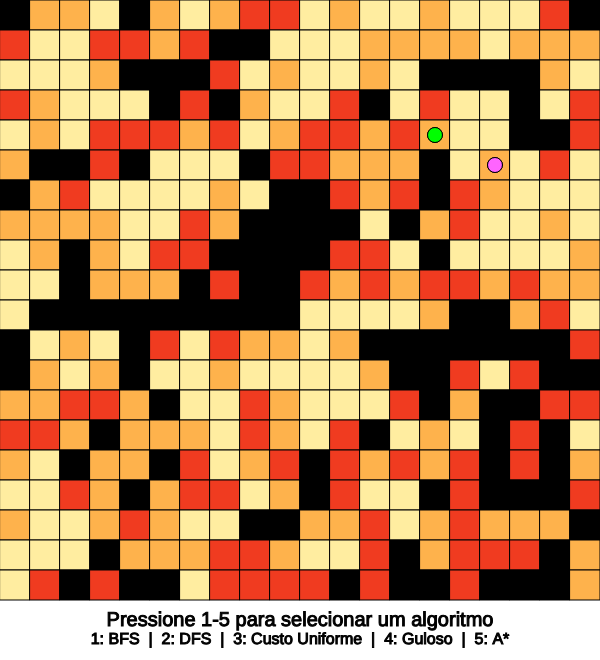
Frame 1 (no input)
Frame 60 (no input): identical to frame 1, image omitted
Frame 120 (the mouse pressed at the canvas centre since frame 60): identical to frame 1, image omitted

The p5.js sketch that drew this single still picture (run headless with seeded random() and noise() and a simulated clock; from frame 60 on, the mouse is pressed at the canvas centre):

// p5.js sketch
// ── sketch.js
let grid = [];
let rows = 20;
let cols = 20;
let cellSize = 30;

let agent, food;

let bfsRunning = false;
let dfsRunning = false;
let uniformeRunning = false;
let gulosoRunning = false;
let astarRunning = false;

let moveAgentActive = false;
let moveInterval;

let bfsPath = [];
let dfsPath = [];
let uniformePath = [];
let gulosoPath = [];
let astarPath = [];

let bfsVisited = [];
let visitedDFS = [];
let uniformeVisited = [];
let gulosoVisited = [];
let astarVisited = [];

let neighbours = [];

// let colors = {
//   bfs: { visited: [0,0,255, 30], path: [0, 0, 255] }, // Azul claro e amarelo
//   dfs: { visited: [255, 182, 193, 150], path: [255, 56, 152] }, // Rosa claro e ciano
//   uniforme: { visited: [144, 238, 144, 150], path: [34, 139, 34] }, // Verde claro e verde escuro
//   guloso: { visited: [255, 255, 150, 180], path: [255, 223, 0] }, // Amarelo claro e amarelo forte
//   astar: { visited: [128, 0, 128, 80], path: [75, 0, 130] }, // Roxo claro e índigo
// };

let colors = {
  expansion: [0,0,255,60],
  neighbours: [0,0,255,160],
  path: {low: [194,230,153], medium: [120,198,121], high: [35,132,67]},
  expStroke: [],
  neiStroke: []
};

let currentAlgorithm = ""; // Rastreamento do algoritmo em execução

function setup() {
  createCanvas(cols * cellSize, rows * cellSize + 60); // Adiciona espaço extra abaixo do grid
  generateGrid();
  placeAgentAndFood();
}

function draw() {
  background(255);
  drawGrid();
  drawVisited();
  drawPath();
  
  fill(0);
  textSize(20);
  textAlign(CENTER, CENTER);
  
  text(
    currentAlgorithm ? "Algoritmo: " + currentAlgorithm.toUpperCase() : "Pressione 1-5 para selecionar um algoritmo",
    width / 2,
    rows * cellSize + 20 // Posiciona logo abaixo do grid
  );

  textSize(16);
  text(
    "1: BFS  |  2: DFS  |  3: Custo Uniforme  |  4: Guloso  |  5: A*",
    width / 2,
    rows * cellSize + 40 // Linha extra para legenda
  );
}


function keyPressed() {
  if (key === '1') {
    resetSearch();
    bfsRunning = true;
    currentAlgorithm = "bfs";
    bfs(agent, food);
  } else if (key === '2') {
    resetSearch();
    dfsRunning = true;
    currentAlgorithm = "dfs";
    dfs(agent, food);
  } else if (key === '3') {
    resetSearch();
    uniformeRunning = true;
    currentAlgorithm = "uniforme";
    uniforme(agent, food);
  } else if (key === '4') {
    resetSearch();
    gulosoRunning = true;
    currentAlgorithm = "guloso";
    guloso(agent, food);
  } else if (key === '5') {
    resetSearch();
    astarRunning = true;
    currentAlgorithm = "astar";
    astar(agent, food);
  }
}

function resetSearch() {
  bfsPath = [];
  dfsPath = [];
  uniformePath = [];
  gulosoPath = [];
  astarPath = [];

  bfsVisited = [];
  visitedDFS = [];
  uniformeVisited = [];
  gulosoVisited = [];
  astarVisited = [];
  
  neighbours = []

  let bfsRunning = false;
  let dfsRunning = false;
  let uniformeRunning = false;
  let gulosoRunning = false;
  let astarRunning = false;
  
  moveAgentActive = false;
  currentAlgorithm = "";

  if (moveInterval) {
    clearInterval(moveInterval);
  }
}

// function generateGrid() {
//   grid = [];
//   for (let i = 0; i < rows; i++) {
//     let row = [];
//     for (let j = 0; j < cols; j++) {
//       let type = random([1, 3, 5, Infinity]);
//       row.push(type);
//     }
//     grid.push(row);
//   }
// }

function generateGrid() {
  grid = [];
  let noiseScale = 0.5; // Ajuste para controlar a granularidade

  for (let i = 0; i < rows; i++) {
    let row = [];
    for (let j = 0; j < cols; j++) {
      let noiseValue = noise(j * noiseScale, i * noiseScale);
      
      if (noiseValue < 0.39) row.push(1); // Custo Baixo
      else if (noiseValue < 0.48) row.push(3); // Custo Médio
      else if (noiseValue < 0.57) row.push(5); // Custo Alto
      else row.push(Infinity); // Obstáculo
    }
    grid.push(row);
  }
}


function placeAgentAndFood() {
  let agentPlaced = false;
  let foodPlaced = false;

  while (!agentPlaced) {
    let x = floor(random(cols));
    let y = floor(random(rows));
    if (grid[y][x] !== Infinity) {
      agent = { x, y };
      agentPlaced = true;
    }
  }

  while (!foodPlaced) {
    let x = floor(random(cols));
    let y = floor(random(rows));
    if (grid[y][x] !== Infinity && (x !== agent.x || y !== agent.y)) {
      food = { x, y };
      foodPlaced = true;
    }
  }
}

function drawGrid() {
  for (let i = 0; i < rows; i++) {
    for (let j = 0; j < cols; j++) {
      let x = j * cellSize;
      let y = i * cellSize;

      if (grid[i][j] === Infinity) fill(0); // Obstáculo
      else if (grid[i][j] === 1) fill(255,237,160); // Custo Baixo
      else if (grid[i][j] === 3) fill(254,178,76); // Custo Médio
      else if (grid[i][j] === 5) fill(240,59,32); // Custo Alto
      rect(x, y, cellSize, cellSize);
    }
  }

  // agente
  printAgent();

  // comida
  printFood();
}

function printAgent() {
  fill(0, 255, 0);
  ellipse(agent.x * cellSize + cellSize / 2, agent.y * cellSize + cellSize / 2, cellSize / 2);
}

function printFood() {
  fill(255, 100, 255);
  ellipse(food.x * cellSize + cellSize / 2, food.y * cellSize + cellSize / 2, cellSize / 2);
}

function drawVisited() {
  let mode = "";
  stroke(0); // Mantém a stroke preta padrão do grid
  strokeWeight(1);
  
  if (currentAlgorithm === "bfs") {
    mode = "BFS";
    for (let nei of neighbours) {
      if (bfsVisited.includes(nei)) {
        fill(...colors.expansion);
        stroke(0, 255, 0); // Borda verde para nós expandidos
        strokeWeight(2);
      } else {
        fill(colors.neighbours);
        stroke(255); // Borda branca para a fronteira
        strokeWeight(2);
      }
      rect(nei.x * cellSize, nei.y * cellSize, cellSize, cellSize);
      stroke(0); // Restaura a stroke preta
      strokeWeight(1);
    }
  } else if (currentAlgorithm === "dfs") {
    mode = "DFS";
    for (let nei of neighbours) {
      if (visitedDFS.includes(nei)) {
        fill(...colors.expansion);
        stroke(0, 255, 0);
        strokeWeight(2);
      } else {
        fill(colors.neighbours);
        stroke(255);
        strokeWeight(2);
      }
      rect(nei.x * cellSize, nei.y * cellSize, cellSize, cellSize);
      stroke(0);
      strokeWeight(1);
    }
  } else if (currentAlgorithm === "uniforme") {
    mode = "Custo Uniforme";
    for (let nei of neighbours) {
      if (uniformeVisited.includes(nei)) {
        fill(...colors.expansion);
        stroke(0, 255, 0);
        strokeWeight(2);
      } else {
        fill(colors.neighbours);
        stroke(255);
        strokeWeight(2);
      }
      rect(nei.x * cellSize, nei.y * cellSize, cellSize, cellSize);
      stroke(0);
      strokeWeight(1);
    }
  } else if (currentAlgorithm === "guloso") {
    mode = "Guloso";
    for (let nei of neighbours) {
      if (gulosoVisited.includes(nei)) {
        fill(...colors.expansion);
        stroke(0, 255, 0);
        strokeWeight(2);
      } else {
        fill(colors.neighbours);
        stroke(255);
        strokeWeight(2);
      }
      rect(nei.x * cellSize, nei.y * cellSize, cellSize, cellSize);
      stroke(0);
      strokeWeight(1);
    }
  } else if (currentAlgorithm === "astar") {
    mode = "A*";
    for (let nei of neighbours) {
      if (astarVisited.includes(nei)) {
        fill(...colors.expansion);
        stroke(0, 255, 0);
        strokeWeight(2);
      } else {
        fill(colors.neighbours);
        stroke(255);
        strokeWeight(2);
      }
      rect(nei.x * cellSize, nei.y * cellSize, cellSize, cellSize);
      stroke(0);
      strokeWeight(1);
    }
  }
  fill(0, 255, 255);
}

function drawPath() {
  stroke(0);
  strokeWeight(1);
  if (currentAlgorithm === "bfs" && bfsPath.length > 0) {
    for (let pos of bfsPath) {
      stroke(255)
      strokeWeight(2)
      if(grid[pos.y][pos.x] == 1) {
        fill(...colors.path.low);
        rect(pos.x * cellSize, pos.y * cellSize, cellSize, cellSize);
      } else if (grid[pos.y][pos.x] == 3) {
        fill(...colors.path.medium);
        rect(pos.x * cellSize, pos.y * cellSize, cellSize, cellSize);
      } else if (grid[pos.y][pos.x] == 5) {
        fill(...colors.path.high);
        rect(pos.x * cellSize, pos.y * cellSize, cellSize, cellSize);
      }
    }
  } else if (currentAlgorithm === "dfs" && dfsPath.length > 0) {
    for (let pos of dfsPath) {
      stroke(255)
      strokeWeight(2)
      if(grid[pos.y][pos.x] == 1) {
        fill(...colors.path.low);
        rect(pos.x * cellSize, pos.y * cellSize, cellSize, cellSize);
      } else if (grid[pos.y][pos.x] == 3) {
        fill(...colors.path.medium);
        rect(pos.x * cellSize, pos.y * cellSize, cellSize, cellSize);
      } else if (grid[pos.y][pos.x] == 5) {
        fill(...colors.path.high);
        rect(pos.x * cellSize, pos.y * cellSize, cellSize, cellSize);
      }
    }
  } else if (currentAlgorithm === "uniforme" && uniformePath.length > 0) {
    for (let pos of uniformePath) {
      stroke(255)
      strokeWeight(2)
      if(grid[pos.y][pos.x] == 1) {
        fill(...colors.path.low);
        rect(pos.x * cellSize, pos.y * cellSize, cellSize, cellSize);
      } else if (grid[pos.y][pos.x] == 3) {
        fill(...colors.path.medium);
        rect(pos.x * cellSize, pos.y * cellSize, cellSize, cellSize);
      } else if (grid[pos.y][pos.x] == 5) {
        fill(...colors.path.high);
        rect(pos.x * cellSize, pos.y * cellSize, cellSize, cellSize);
      }
    }
  } else if (currentAlgorithm === "guloso" && gulosoPath.length > 0) {
    for (let pos of gulosoPath) {
      stroke(255)
      strokeWeight(2)
      if(grid[pos.y][pos.x] == 1) {
        fill(...colors.path.low);
        rect(pos.x * cellSize, pos.y * cellSize, cellSize, cellSize);
      } else if (grid[pos.y][pos.x] == 3) {
        fill(...colors.path.medium);
        rect(pos.x * cellSize, pos.y * cellSize, cellSize, cellSize);
      } else if (grid[pos.y][pos.x] == 5) {
        fill(...colors.path.high);
        rect(pos.x * cellSize, pos.y * cellSize, cellSize, cellSize);
      }
    }
  } else if (currentAlgorithm === "astar" && astarPath.length > 0) {
    for (let pos of astarPath) {
      stroke(255)
      strokeWeight(2)
      if(grid[pos.y][pos.x] == 1) {
        fill(...colors.path.low);
        rect(pos.x * cellSize, pos.y * cellSize, cellSize, cellSize);
      } else if (grid[pos.y][pos.x] == 3) {
        fill(...colors.path.medium);
        rect(pos.x * cellSize, pos.y * cellSize, cellSize, cellSize);
      } else if (grid[pos.y][pos.x] == 5) {
        fill(...colors.path.high);
        rect(pos.x * cellSize, pos.y * cellSize, cellSize, cellSize);
      }
    }
  }
  stroke(0);
  strokeWeight(1);
  printAgent();
  printFood();
}

function startMovingAgent(path) {
  function moveStep() {
    let speed
    if (path.length > 0) {
      let next = path.shift();
      agent.x = next.x;
      agent.y = next.y;
      if(path.length == 0){
        moveAgentActive = false;
        placeFoodRandomly();
        resetSearch();
      }
      else{
        speed = grid[agent.y][agent.x] * 200; // Atualiza a velocidade
        moveInterval = setTimeout(moveStep, speed); // Chama a função novamente com a nova velocidade
      }
    }
  }

  moveStep(); // Inicia o movimento
}

function placeFoodRandomly() {
  let foodPlaced = false;
  while (!foodPlaced) {
    let x = floor(random(cols));
    let y = floor(random(rows));
    if (grid[y][x] !== Infinity && (x !== agent.x || y !== agent.y)) {
      food = { x, y };
      foodPlaced = true;
    }
  }
}

// ── astar.js
function astar(start, end) {
  let priorityQueue = [];
  let dist = Array(rows * cols).fill(Infinity)
  let directions = [
    { x: 0, y: -1, cost: 1 }, // cima
    { x: 1, y: 0, cost: 1 }, // direita
    { x: 0, y: 1, cost: 1 }, // baixo
    { x: -1, y: 0, cost: 1 }, // esquerda
  ];

  // Função heurística: Distância de Manhattan
  function heuristic(pos1, pos2) {
    return Math.abs(pos1.x - pos2.x) + Math.abs(pos1.y - pos2.y);
  }

  // Função para adicionar à fila de prioridade
  function addToQueue(position, path, cost) {
    let h = heuristic(position, end);
    priorityQueue.push({ position, path, cost, priority: cost + 2*h });
    priorityQueue.sort((a, b) => a.priority - b.priority); // Ordena pela menor prioridade
  }
  
  neighbours.push(start)
  addToQueue(start, [], 0); // Adiciona o nó inicial
  dist[start.y * cols + start.x] = 0;

  let interval = setInterval(() => {
    if (priorityQueue.length === 0) {
      clearInterval(interval);
      astarRunning = false;
      return;
    }

    let current = priorityQueue.shift(); // Pega o nó com menor custo
    let { position, path, cost, priority } = current;

    astarVisited.push(position); // Usando astarVisited para exibir visitados

    if (position.x === end.x && position.y === end.y) {
      astarPath = path.concat(position); // Usando astarPath para exibir o caminho final
      clearInterval(interval);
      astarRunning = false;
      startMovingAgent(astarPath); // Move o agente pelo caminho encontrado
      astarVisited = []
      neighbours = []
      return;
    }
    
    for (let dir of directions) {
      let next = { x: position.x + dir.x, y: position.y + dir.y };
      if (
          next.x >= 0 &&
          next.x < cols &&
          next.y >= 0 &&
          next.y < rows &&
          grid[next.y][next.x] !== Infinity
      ) {
          if (!neighbours.some(n => n.x === next.x && n.y === next.y)) {
            neighbours.push(next);
          }

          let nextCost = cost + grid[next.y][next.x]; // Custo acumulado
          if (nextCost < dist[next.y * cols + next.x]){
            dist[next.y * cols + next.x] = nextCost
            addToQueue(next, path.concat(next), nextCost);
          }
      }
    }
  }, 50);
}

// ── bfs.js
function bfs(start, end) {
  let queue = [];
  let visited = new Set();
  let directions = [
    { x: 0, y: -1 }, // cima
    { x: 1, y: 0 }, // direita
    { x: 0, y: 1 }, // baixo
    { x: -1, y: 0 }, // esquerda
  ];

  queue.push({ position: start, path: [] });
  visited.add(`${start.x},${start.y}`);

  let interval = setInterval(() => {
    if (queue.length === 0) {
      clearInterval(interval);
      bfsRunning = false;
      return;
    }

    let current = queue.shift();
    let { position, path } = current;

    bfsVisited.push(position);

    if (position.x === end.x && position.y === end.y) {
      bfsPath = path.concat(position);
      clearInterval(interval);
      bfsRunning = false;
      startMovingAgent(bfsPath);
      bfsVisited = [];
      neighbours = [];
      return;
    }

    for (let dir of directions) {
      let next = { x: position.x + dir.x, y: position.y + dir.y };

      if (
        next.x >= 0 &&
        next.x < cols &&
        next.y >= 0 &&
        next.y < rows &&
        grid[next.y][next.x] !== Infinity &&
        !visited.has(`${next.x},${next.y}`)
      ) {
        neighbours.push(next)
        queue.push({ position: next, path: path.concat(position) });
        visited.add(`${next.x},${next.y}`);
      }
    }
  }, 50);
}

// ── dfs.js
function dfs(start, end) {
  let stack = [];
  let visited = new Set();
  let directions = [
    { x: 0, y: -1 }, // cima
    { x: 1, y: 0 }, // direita
    { x: 0, y: 1 }, // baixo
    { x: -1, y: 0 }, // esquerda
  ];

  stack.push({ position: start, path: [] });
  visited.add(`${start.x},${start.y}`);
  neighbours.push(start)
  
  let interval = setInterval(() => {
    if (stack.length === 0) {
      clearInterval(interval);
      dfsRunning = false;
      return;
    }

    let current = stack.pop();
    let { position, path } = current;

    visitedDFS.push(position);

    if (position.x === end.x && position.y === end.y) {
      dfsPath = path.concat(position);
      clearInterval(interval);
      dfsRunning = false;
      startMovingAgent(dfsPath);
      visitedDFS = [];
      neighbours = [];
      return;
    }

    for (let dir of directions) {
      let next = { x: position.x + dir.x, y: position.y + dir.y };

      if (
        next.x >= 0 &&
        next.x < cols &&
        next.y >= 0 &&
        next.y < rows &&
        grid[next.y][next.x] !== Infinity &&
        !visited.has(`${next.x},${next.y}`)
      ) {
        neighbours.push(next)
        stack.push({ position: next, path: path.concat(position) });
        visited.add(`${next.x},${next.y}`);
      }
    }
  }, 50);
}

// ── guloso.js
// HEURÍSTICA: MANHATTAN

function guloso(start, end) {
  let priorityQueue = [];
  let visited = new Set();
  let directions = [
    { x: 0, y: -1 }, // cima
    { x: 1, y: 0 }, // direita
    { x: 0, y: 1 }, // baixo
    { x: -1, y: 0 }, // esquerda
  ];

  // Função heurística: Distância de Manhattan
  function heuristic(pos1, pos2) {
    return Math.abs(pos1.x - pos2.x) + Math.abs(pos1.y - pos2.y);
  }

  // Função para adicionar à fila de prioridade
  function addToQueue(position, path) {
    let h = heuristic(position, end);
    priorityQueue.push({ position, path, heuristic: h });
    priorityQueue.sort((a, b) => a.heuristic - b.heuristic); // Ordena pela menor heurística
  }
  
  neighbours.push(start)
  addToQueue(start, []); // Adiciona o nó inicial
  visited.add(`${start.x},${start.y}`);

  let interval = setInterval(() => {
    if (priorityQueue.length === 0) {
      clearInterval(interval);
      gulosoRunning = false;
      return;
    }

    let current = priorityQueue.shift(); // Pega o nó com menor heurística
    let { position, path } = current;

    gulosoVisited.push(position); // Usando gulosoVisited para exibir visitados

    if (position.x === end.x && position.y === end.y) {
      gulosoPath = path.concat(position); // Usando gulosoPath para exibir o caminho final
      clearInterval(interval);
      gulosoRunning = false;
      startMovingAgent(gulosoPath);
      gulosoVisited = []
      neighbours = []
      return;
    }

    for (let dir of directions) {
      let next = { x: position.x + dir.x, y: position.y + dir.y };

      if (
        next.x >= 0 &&
        next.x < cols &&
        next.y >= 0 &&
        next.y < rows &&
        grid[next.y][next.x] !== Infinity &&
        !visited.has(`${next.x},${next.y}`)
      ) {
        neighbours.push(next)
        addToQueue(next, path.concat(position));
        visited.add(`${next.x},${next.y}`);
      }
    }
  }, 50);
}

// HEURÍSTICA: EUCLIDIANA

// function guloso(start, end) {
//   let priorityQueue = [];
//   let visited = new Set();
//   let directions = [
//     { x: 0, y: -1 }, // cima
//     { x: 1, y: 0 }, // direita
//     { x: 0, y: 1 }, // baixo
//     { x: -1, y: 0 }, // esquerda
//   ];

//   // Função heurística: Distância Euclidiana
//   function heuristic(pos1, pos2) {
//     return Math.sqrt(Math.pow(pos1.x - pos2.x, 2) + Math.pow(pos1.y - pos2.y, 2));
//   }

//   // Função para adicionar à fila de prioridade
//   function addToQueue(position, path) {
//     let h = heuristic(position, end);
//     priorityQueue.push({ position, path, heuristic: h });
//     priorityQueue.sort((a, b) => a.heuristic - b.heuristic); // Ordena pela menor heurística
//   }

//   addToQueue(start, []); // Adiciona o nó inicial
//   visited.add(`${start.x},${start.y}`);

//   let interval = setInterval(() => {
//     if (priorityQueue.length === 0) {
//       clearInterval(interval);
//       gulosoRunning = false;
//       return;
//     }

//     let current = priorityQueue.shift(); // Pega o nó com menor heurística
//     let { position, path } = current;

//     gulosoVisited.push(position); // Usando gulosoVisited para exibir visitados

//     if (position.x === end.x && position.y === end.y) {
//       gulosoPath = path.concat(position); // Usando gulosoPath para exibir o caminho final
//       clearInterval(interval);
//       gulosoRunning = false;
//       startMovingAgent(gulosoPath);
//       return;
//     }

//     for (let dir of directions) {
//       let next = { x: position.x + dir.x, y: position.y + dir.y };

//       if (
//         next.x >= 0 &&
//         next.x < cols &&
//         next.y >= 0 &&
//         next.y < rows &&
//         grid[next.y][next.x] !== Infinity &&
//         !visited.has(`${next.x},${next.y}`)
//       ) {
//         addToQueue(next, path.concat(position));
//         visited.add(`${next.x},${next.y}`);
//       }
//     }
//   }, 50);
// }
// ── style.css
4html, body {
  margin: 0;
  padding: 0;
}
canvas {
  display: block;
}

// ── uniforme.js
function uniforme(start, end) {
  let priorityQueue = [];
  let dist = Array(rows * cols).fill(Infinity)
  let directions = [
    { x: 0, y: -1, cost: 1 }, // cima
    { x: 1, y: 0, cost: 1 }, // direita
    { x: 0, y: 1, cost: 1 }, // baixo
    { x: -1, y: 0, cost: 1 }, // esquerda
  ];

  // Função para adicionar à fila de prioridade
  function addToQueue(position, path, cost) {
    priorityQueue.push({ position, path, cost });
    priorityQueue.sort((a, b) => a.cost - b.cost); // Ordena pela menor função f(n)
  }
  
  neighbours.push(start)
  addToQueue(start, [], 0); // Adiciona o nó inicial
  dist[start.y * cols + start.x] = 0;

  let interval = setInterval(() => {
    if (priorityQueue.length === 0) {
      clearInterval(interval);
      uniformeRunning = false;
      return;
    }

    let current = priorityQueue.shift(); // Pega o nó com menor custo
    let { position, path, cost } = current;

    uniformeVisited.push(position); // Usando uniformeVisited para exibir visitados

    if (position.x === end.x && position.y === end.y) {
      uniformePath = path.concat(position); // Usando uniformePath para exibir o caminho final
      clearInterval(interval);
      uniformeRunning = false;
      startMovingAgent(uniformePath); // Move o agente pelo caminho encontrado
      uniformeVisited = []
      neighbours = []
      return;
    }
    for (let dir of directions) {
      let next = { x: position.x + dir.x, y: position.y + dir.y };
      if (
          next.x >= 0 &&
          next.x < cols &&
          next.y >= 0 &&
          next.y < rows &&
          grid[next.y][next.x] !== Infinity
      ) {
          if (!neighbours.some(n => n.x === next.x && n.y === next.y)) {
            neighbours.push(next);
          }
        
          let nextCost = cost + grid[next.y][next.x]; // Custo acumulado
          if (nextCost < dist[next.y * cols + next.x]){
            dist[next.y * cols + next.x] = nextCost
            addToQueue(next, path.concat(next), nextCost);
          }
      }
    }
  }, 50);
}
